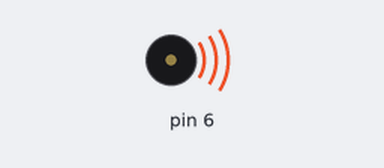
A sketch run on a simulated Arduino Uno, built with avr-gcc and run on an emulated ATmega328P. On the bench: buzzer (waves = sounding).

Above: at 0.2 s.
Timing chart, 0 to 4.6 s (numbered marks = the images above):
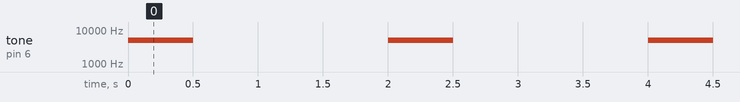

The sketch:

Buzzer_tone.ino
```cpp
//Jain College of Engineering & Research, Udyambag, Belagavi-590008
//Department of Electronics & Communication Engineering
//Program to alarm different conditions with same buzzer using tone () & noTone()

void setup()
{
 pinMode(6, OUTPUT);
}

void loop()
{

  tone(6, 5000, 500);
  delay(2000);
  noTone(6);

}
```

Measured:
- by itself, tone on pin 6: alternates 5000 Hz for 0.50 s and silent for 1.5 s
